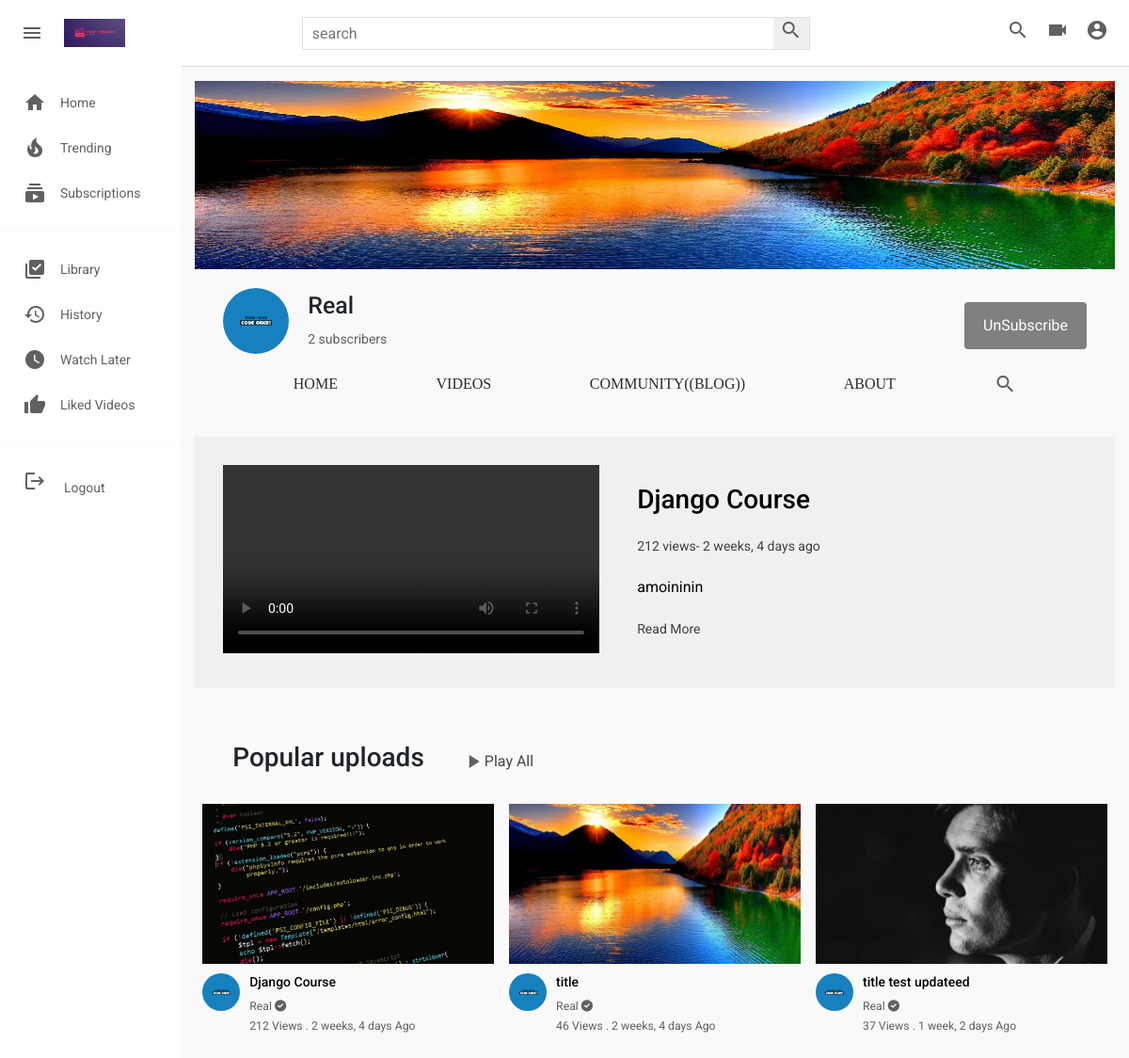
Page /channels/show/1/ (signed in) on the committed database.
### channels/models.py (models this page shows, shortened)
class Channel(models.Model):
    channel_name = models.CharField(max_length=200)
    full_name = models.CharField(max_length=200, null=True)
    banner = models.ImageField(upload_to=user_directory_path, null=True, blank=True)
    channel_art = models.ImageField(upload_to=user_directory_path, null=True, blank=True)
    description = models.TextField(null=True, blank=True)
    status = models.CharField(choices=STATUS, max_length=50, default="active")
    verified = models.BooleanField(default=False)
    joined_date = models.DateTimeField(auto_now_add=True)
    business_email = models.EmailField(null=True, blank=True)
    make_business_email_public = models.BooleanField(default=True)
    business_location = models.TextField(null=True, blank=True)
    make_business_location_public = models.BooleanField(default=False)
    total_views = models.IntegerField(default=0)
    website = models.URLField(null=True)
    instagram = models.URLField(null=True)
    twitter = models.URLField(null=True)
    facebook = models.URLField(null=True)
    keywords = TaggableManager()
    user = models.OneToOneField(User, on_delete=models.SET_NULL, null=True, related_name="channel")
    subscribers = models.ManyToManyField(User, related_name="user_subscribers")

### videos/models.py (models this page shows, shortened)
class Video(models.Model):
    video = models.FileField(upload_to=user_directory_path)
    image = models.ImageField(upload_to=user_directory_path, null=True, blank=True)
    title = models.CharField(max_length=200)
    description = models.TextField(null=True, blank=True)
    tags = TaggableManager()
    date = models.DateTimeField(auto_now_add=True)
    visibilty = models.CharField(choices=get_visibility_values(), default="public", max_length=20)
    user = models.ForeignKey(User, on_delete=models.CASCADE, null=True, related_name="user")
    likes = models.ManyToManyField(User, related_name="likes")
    views = models.PositiveIntegerField(default=0)
    featured = models.BooleanField(default=False)

### channels/views.py (the view)
# urls.py: path('show/<int:channel_id>/', views.show, name='channels.show'),
def show(request, channel_id):
    channel = get_object_or_404(Channel, id=channel_id)
    videos = Video.objects.filter(user=channel.user, visibilty="public").order_by("-views")
    try:
        video_features = Video.objects.get(user=channel.user, featured=True)
    except:
        video_features = Video.objects.filter(user=channel.user, featured=True).first()
    return render(request, 'channels/channel.html',
                  {"channel": channel, "videos": videos, "video_features": video_features})

### templates/channels/channel.html (shortened to what this page needs)
{% extends 'base.html' %}
{% load static %}
{% block style %}
    <link rel="stylesheet" href="{% static 'css/style.css' %}">
    <link rel="stylesheet" href="{% static 'css/channels/channels.css' %}">
{% endblock style %}
{% block content %}
    <div class="mainBody">
        {% include 'partials/sidebar.html' %}
        <div class="videos">
            {% include 'channels/partials/channel-header.html' %}
            {% if video_features %}
                <div class="channel-intro-video">
                    <div class="intro-video">
                        <video controls>
                            <source src="{{ video_features.video.url }}" type="video/mp4">
                        </video>
                    </div>
                    <div class="intro-contents">
                        <h3>{{ video_features.title|truncatechars:100 }}</h3>
                        <small class="small">{{ video_features.views }} view{{ video_features.views|pluralize }}- {{ video_features.date|timesince }} ago</small>
                        <p>{{ video_features.description |truncatechars:100 }}</p>
                        <small>Read More</small>
                    </div>
                </div>
            {% endif %}
            <hr>
            <br>
            <div class="popular-video flex">
                <h3>Popular uploads</h3>
                <div class="flex play-all">
                    <i class="material-icons">play_arrow</i>
                    <a href="">Play All</a>
                </div>
            </div>
            <br>
            <div class="videos__container">
                {% for video in videos %}
                    <div class="video">
                        <div class="video__thumbnail">
                            <a href="{% url 'videos.show' video.id %}"><img src="{{ video.image.url }}" alt=""></a>
                        </div>
                        <div class="video__details">
                            <div class="author">
                                <a href="{% url 'channels.show' channel.id %}"><img src="{{ channel.banner.url }}" alt=""></a>
                            </div>
                            <div class="title">
                                <a href="{% url 'videos.show' video.id %}"><h3>{{ video.title | truncatechars:35}}</h3></a>
                                <a href=""><small>{{ channel.channel_name }} {% if channel.verified %}<i class="fas fa-check-circle"></i>{% endif %}</small></a>
                                <span><small>{{ video.views }} View{{ video.views|pluralize }} . {{ video.date|timesince }} Ago</small></span>
                            </div>
                        </div>
                    </div>
                {% endfor %}
            </div>
        </div>
    </div>
{% endblock content %}

### templates/channels/partials/channel-header.html
<div class="channel-art">
    <img src="{{ channel.channel_art.url }}" alt="channel-art-image">
</div>
<div class="channel-header flex">
    <div class="channel-img-title flex">
        <img class="img" src="{{ channel.banner.url }}" alt="">
        <div class="channel-image-texts">
            <h4>{{ channel.channel_name }}</h4>
            <span id="sub-count"></span><span> subscribers</span>
        </div>
    </div>
    <div class="channel-header-btns">
        {% if request.user in channel.subscribers.all %}
            <div><button id="subscribe-btn" class="channel-subscribe unsubscribe-btn" onclick="switchSub()">UnSubscribe</button></div>
        {% else %}
            <div><button id="subscribe-btn" class="channel-subscribe" onclick="switchSub()">Subscribe</button></div>
        {% endif %}
    </div>
</div>
<div class="channel-header-links flex">
    <a href="{% url 'channels.show' channel.id %}" class="display-this">Home</a>
    <a href="{% url 'channels.show_videos' channel.id %}" class="display-this">Videos</a>
    <a href="{% url 'channels.index_community_posts' channel.id %}" class="dont-display-thdis">Community((blog))</a>
    <a href="{% url 'channels.show_about' channel.id %}" class="display-this">About</a>
    <a href="{% url 'search' %}" class="dont-display-this"><i class="material-icons">search</i></a>
</div>
<hr>

### static/css/style.css (style rules this page uses)
* { margin: 0; padding: 0; box-sizing: border-box; }
body { font-family: 'Roboto', 'sans-serif'; }
.material-icons { color: rgb(96,96,96); }
.mainBody { height: calc(100vh - 70px); display: flex; overflow: hidden; }
.videos { background-color: #f9f9f9; width: 100%; height: 100%; padding: 15px 15px; border-top: 1px solid #ddd; overflow-y: scroll; }
.video { width: 302px; margin-bottom: 30px; }
.video-details .title a,span { text-decoration: none; color: rgb(96, 96, 96); }

### static/css/channels/channels.css (style rules this page uses)
* { margin: 0; padding: 0; box-sizing: border-box; }
body { font-family: 'Roboto', 'sans-serif'; }
.material-icons { color: rgb(96, 96, 96); }
.mainBody { height: calc(100vh - 70px); display: flex; overflow: hidden; }
hr { height: 1px; background-color: #e5e5e5; border: none; }
.videos { background-color: #f9f9f9; width: 100%; height: 100%; padding: 15px 15px; border-top: 1px solid #ddd; overflow-y: scroll; }
.videos__container { display: flex; flex-direction: row; justify-content: space-around; flex-wrap: wrap; }
.video { width: 310px; margin-bottom: 30px; }
.video__thumbnail { width: 100%; height: 170px; }
.video__thumbnail img { object-fit: cover; height: 100%; width: 100%; }
.author img { object-fit: cover; border-radius: 50%; height: 40px; width: 40px; margin-right: 10px; }
.video__details { display: flex; margin-top: 10px; }
.title { display: flex; flex-direction: column; }
.title h3 { color: rgb(3, 3, 3); line-height: 18px; font-size: 14px; margin-bottom: 6px; }
.title a, span { text-decoration: none; color: rgb(96, 96, 96); font-size: 14px; }
.channel-art { width: 100%; height: 200px; }
.channel-art img { width: 100%; height: 200px; }
.flex { display: flex; }
.channel-header { margin: 20px 30px; align-items: center; justify-content: space-between; }
.channel-img-title { align-items: center; }
.channel-img-title .img { width: 70px; height: 70px; object-fit: cover; border-radius: 50px; }
.channel-img-title .channel-image-texts { margin-left: 20px; }
.channel-image-texts h4 { font-size: 25px; font-weight: 500; }
.channel-header-btns { display: flex; }
.channel-header-btns .channel-subscribe { background-color: rgb(255, 0, 0); color: white; border-radius:4px; }
.channel-header-links { justify-content: space-evenly; }
.channel-header-links a { text-decoration: none; text-transform: uppercase; font-family: poppins; color: rgb(43, 43, 43); font-weight: 500; }
.channel-intro-video { margin-top: 20px; padding: 30px; display: flex; background-color: rgb(240, 240, 240); }
.channel-intro-video video { width: 400px; height: 200px; object-fit: cover; }
.intro-contents { margin-left: 40px; }
.intro-contents h3 { margin-top: 20px; margin-bottom: 20px; color: black; }
.intro-contents p { margin-top: 20px; margin-bottom: 20px; color: black; }
.intro-contents small { margin-top: 20px; margin-bottom: 20px; color: rgb(63, 63, 63); }
.popular-video { align-items: center; }
.popular-video h3 { margin-left: 40px; }
.popular-video .play-all { margin-left: 40px; align-items: center; }
.play-all a { text-decoration: none; color: rgb(71, 71, 71); }
a { text-decoration: none; }
.channel-subscribe { background-color: red; color: white; border: none; padding: 13px 20px; margin-top: 10px; }
.unsubscribe-btn { border: none; padding: 13px 20px; margin-top: 10px; background-color: rgb(128, 128, 128) !important; color: white !important; }

### static/css/login.css (style rules this page uses)
* { font-family: 'Roboto', 'sans-serif'; }

### templates/base.html (style rules this page uses)
a { text-decoration: none; }
.unsubscribe-btn { background-color: rgb(128, 128, 128); color: white; }

### rows in the picture
Channel: channel_art (picture), banner (picture), channel_name "Real"
Video: title "Django Course", views "212", date "2 weeks, 4 days", description "amoininin", image (picture), banner (picture)
Video: image (picture), banner (picture), title "title", views "46", date "2 weeks, 4 days"
Video: image (picture), banner (picture), title "title test updateed", views "37", date "1 week, 2 days"
